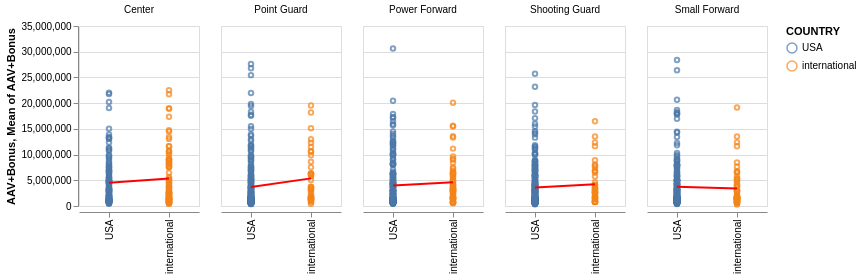

Here is the notebook cell this chart was saved with:
### Markdown cell above
We've observed that, in general, USA players tend to have higher salaries than international players, particularly in the PG and SG positions. Notably, there are more international players occupying the Center position compared to other positions. In our next steps, we will create scatter plots to examine the salary distributions for players in each country group and position. Additionally, we plan to generate line charts to illustrate the trends in mean salaries across different countries and positions

### Code cell
base2 = alt.Chart(bio_salary_stats).mark_point(size=20).encode(
    alt.X('COUNTRY:N',title= None),
    alt.Y('AAV+Bonus'),
    alt.Color('COUNTRY:N')
).properties(
    width=120,
    height=180)


mean = alt.Chart(bio_salary_stats).mark_line(color = 'red').encode(
    alt.X('COUNTRY:N',title= None),
    alt.Y('mean(AAV+Bonus):Q')
)


salary_chart = (base2 + mean).facet(
    column=alt.Column('Positions:N' ,title= None)
)
salary_chart

### Figure 1 — Vega-Lite specification as saved in the notebook (floating-point values rounded to 4 significant figures; data arrays with more than 128 entries replaced by an {"elided": "..."} marker saying what was removed)
{"config": {"view": {"continuousWidth": 400, "continuousHeight": 300}}, "data": {"name": "data-148cd084d13f1156d6dd4bde27c4e21b"}, "facet": {"column": {"field": "Positions", "title": null, "type": "nominal"}}, "spec": {"layer": [{"mark": {"type": "point", "size": 20}, "encoding": {"color": {"field": "COUNTRY", "type": "nominal"}, "x": {"field": "COUNTRY", "title": null, "type": "nominal"}, "y": {"field": "AAV+Bonus", "type": "quantitative"}}, "height": 180, "width": 120}, {"mark": {"type": "line", "color": "red"}, "encoding": {"x": {"field": "COUNTRY", "title": null, "type": "nominal"}, "y": {"aggregate": "mean", "field": "AAV+Bonus", "type": "quantitative"}}}]}, "$schema": "https://vega.github.io/schema/vega-lite/v4.17.0.json", "datasets": {"data-148cd084d13f1156d6dd4bde27c4e21b": {"elided": "1383 records"}}}
